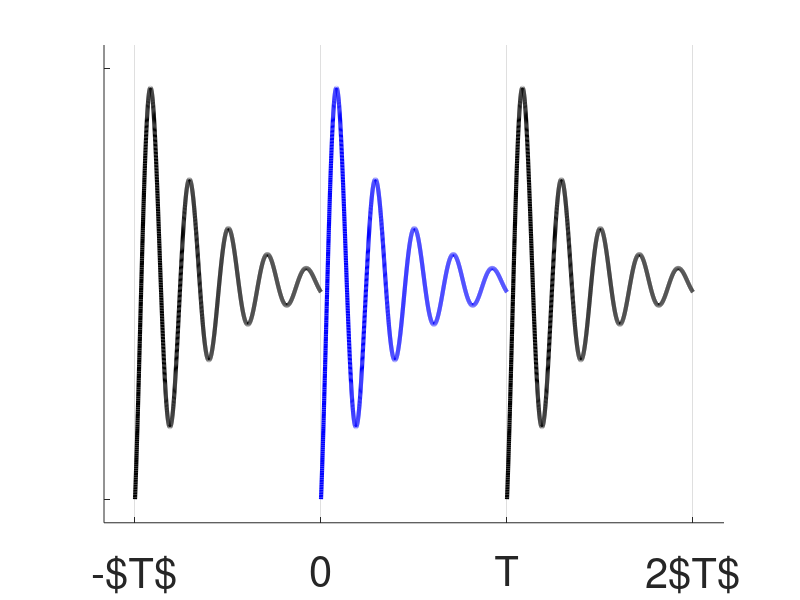

Reproduce this figure in MATLAB.
periodos = 3; #que sea un num impar
periodo  = 30;
x0 = linspace(-45, -15, 3000);
for i=1:periodos
	x(i, :) = x0 + (i-1)*periodo;
endfor

y0= exp(-0.1*x0).*sin(x0);
a = exp(-0.1*-45).*sin(-45);

figure
hold on
axis([-50, 50, -85, 85])

set(gca, 'fontsize', 30)

set(gca,'XTick',[-45, -15 , 15, 45])
set(gca,'XTicklabel', {'-$T$ ' '0' 'T'  '2$T$'} )

set(gca,'YTick',[-a, a])
set(gca,'YTicklabel', {' ' ' '} )
set(gca, "xgrid", "on")
#grid off


for i=1:periodos
	color = 'black';
	if (2*i == periodos + 1)
		color = 'blue';
	endif
	plot(x(i, :),y0, 'linewidth', 3, 'color', color);
endfor

print('FuncionPeriodica.tex','-dtex');
